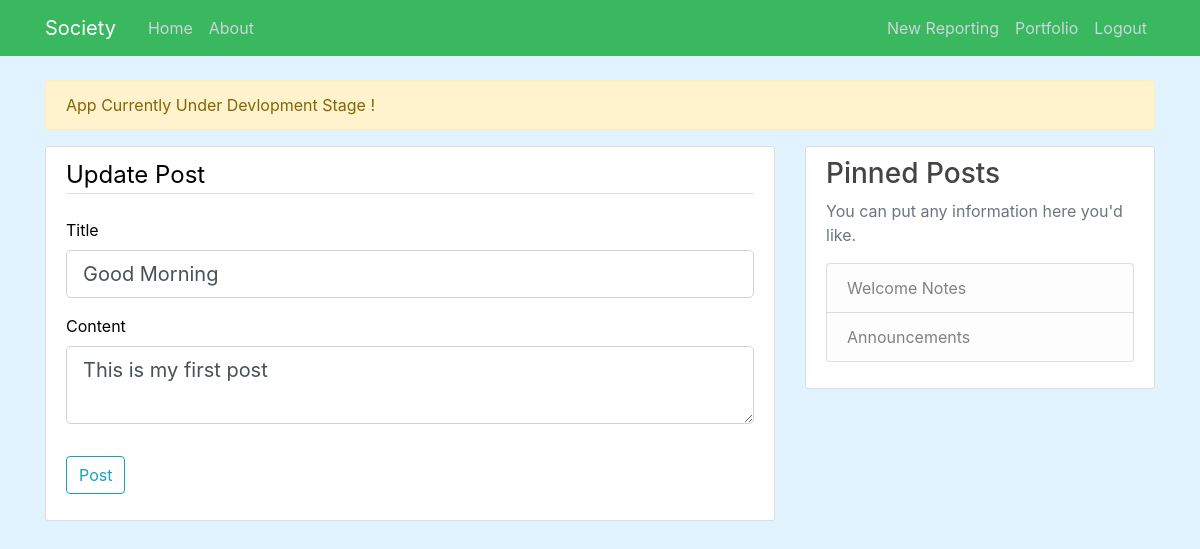
The app's page /post/1/update (signed in), older data.
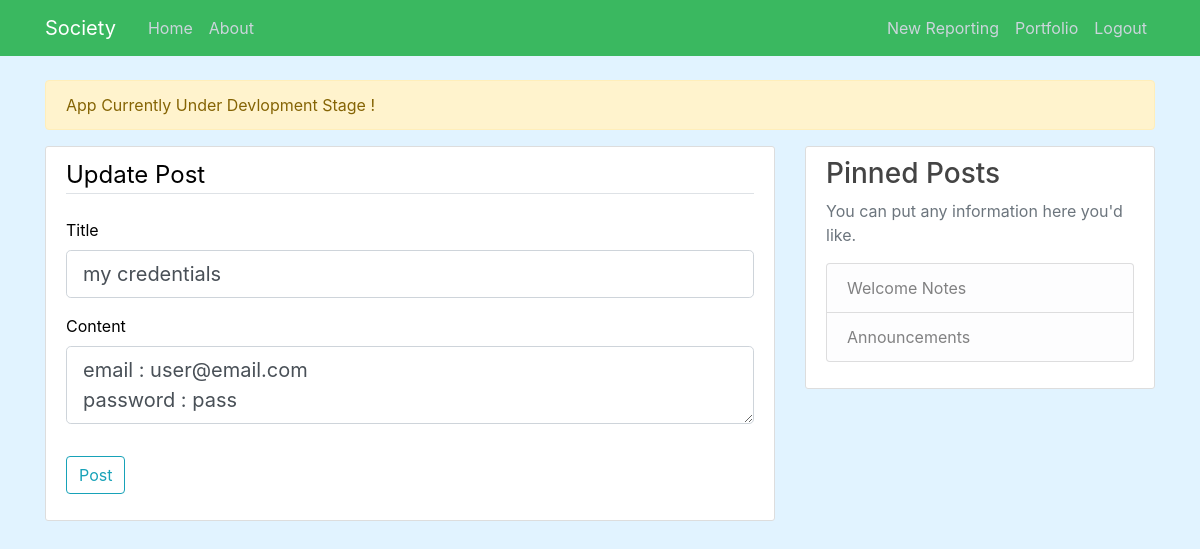
The same page, newer data.
### website/models.py (models this page shows, shortened)
class Post(db.Model):
    id = db.Column(db.Integer, primary_key=True)
    title = db.Column(db.String(100), nullable=False)
    date_posted = db.Column(db.DateTime, nullable=False, default=datetime.utcnow)
    content = db.Column(db.Text, nullable=False)
    user_id = db.Column(db.Integer, db.ForeignKey('user.id'), nullable=False)

### website/posts/routes.py (the view)
@posts.route("/post/<int:post_id>/update", methods=['GET', 'POST'])
@login_required
def update_post(post_id):
    post = Post.query.get_or_404(post_id)
    if post.author != current_user:
        abort(403)
    form = PostForm()
    if form.validate_on_submit():
        post.title = form.title.data
        post.content = form.content.data
        db.session.commit()
        flash('Your post has been updated!', 'success')
        return redirect(url_for('posts.post', post_id=post.id))
    elif request.method == 'GET':
        form.title.data = post.title
        form.content.data = post.content
    return render_template('create_post.html', title='Update Post',
                           form=form, legend='Update Post')

### website/posts/forms.py
class PostForm(FlaskForm):
    title = StringField('Title', validators=[DataRequired()])
    content = TextAreaField('Content', validators=[DataRequired()])
    submit = SubmitField('Post')

### website/models.py (called while the page is built)
@login_manager.user_loader
def load_user(user_id):
    return User.query.get(int(user_id))

### website/templates/create_post.html (shortened to what this page needs)
{% extends "layout.html" %}
{% block content %}
<div class="content-section">
    <form method="POST" action="">
        <fieldset class="form-group">
            <legend class="border-bottom mb-4">{{ legend }}</legend>
            <div class="form-group">
                {{ form.title.label(class="form-control-label") }}
                {% if form.title.errors %}
                    {{ form.title(class="form-control form-control-lg is-invalid") }}
                    <div class="invalid-feedback">
                        {% for error in form.title.errors %}
                            <span>{{ error }}</span>
                        {% endfor %}
                    </div>
                {% else %}
                    {{ form.title(class="form-control form-control-lg") }}
                {% endif %}
            </div>
            <div class="form-group">
                {{ form.content.label(class="form-control-label") }}
                {% if form.content.errors %}
                    {{ form.content(class="form-control form-control-lg is-invalid") }}
                    <div class="invalid-feedback">
                        {% for error in form.content.errors %}
                            <span>{{ error }}</span>
                        {% endfor %}
                    </div>
                {% else %}
                    {{ form.content(class="form-control form-control-lg") }}
                {% endif %}
            </div>
        </fieldset>
        <div class="form-group">
            {{ form.submit(class="btn btn-outline-info") }}
        </div>
    </form>
</div>
{% endblock content %}

Row changes from the older to the newer data that the page shows:
changed Post: title "Good Morning" → "my credentials"; content "This is my first post" → "email : user@email.com password : pass"
